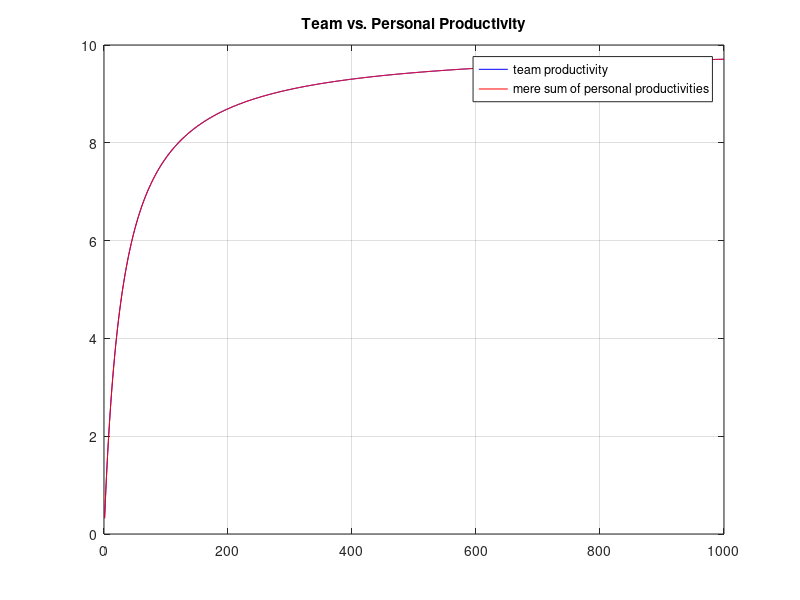
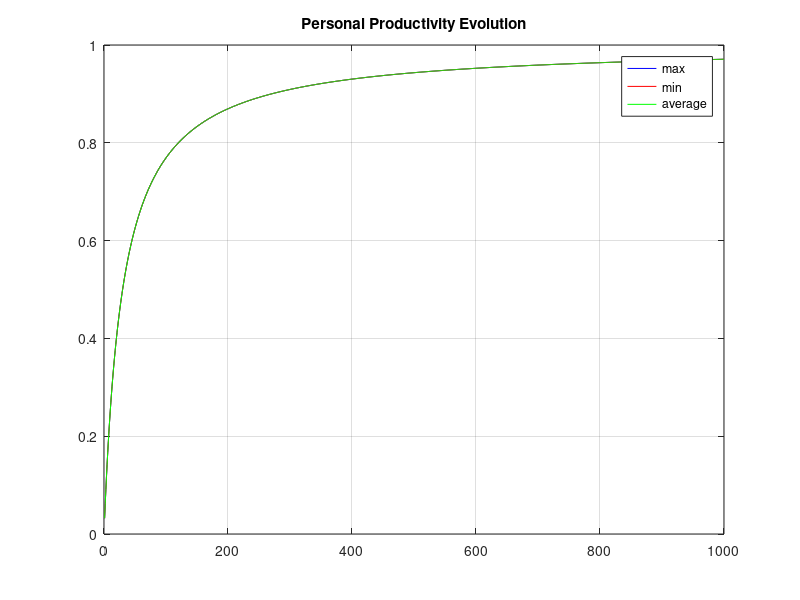

Here is the MATLAB script that generated these plots, in order:
%
% max_pers_prod_i - maximum achievable personal productivity of i-th team member
% pers_prod_i - personal productivity of the i-th team member
% time_i - time current team member is in the team
% learning_time_i - time for the current team member to increase the productivity
%                   to half of their full productivity
% communication_cost_i - productivity lost due to external communication to team member i
% team_size - number of team members
% comm_cost_per_team_member_i - cost of communication per team member
% prod_i - full productivity of a team member achieved in a team
% team_prod - full team productivity
%
% pers_prod_i = max_pers_prod_i * time_i / (time_i + learning_time_i)
% communication_cost_i = comm_cost_per_team_member_i * team_size
% prod_i = (pers_prod_i + sum(pers_prod_i) / team_size) * (1 - communication_cost_i)
% team_prod = sum(prod_i)
%
% Compute average personal productivity, maximum personal productivity and minimal personal productivity

team_size = 10;

max_pers_prod_i = ones(team_size, 1);


time_i = zeros(team_size, 1);
common_learning_time = 30;
learning_time_i = common_learning_time * ones(team_size, 1);

communication_time_share_per_person = 0.05;
comm_cost_per_team_member_i = ones(team_size, 1) * communication_time_share_per_person;
communication_cost_i = comm_cost_per_team_member_i .* team_size;

team_perf_measurements = [];

%TODO: Compute the team productivity until it starts to converge to a constant value
time_range = 1:1000;
for t = time_range

  % Time tick
  time_i = time_i + 1;

  % Personal productivity improves up to a certain limit as the time in the team goes: learning benefits
  pers_prod_i = max_pers_prod_i .* time_i ./ (learning_time_i + time_i);

  % Every team member gets a productivity bonus from the average team performance: team work benefits
  team_prod_bonus = sum(pers_prod_i) / team_size;

  % Full productivity is slightly decreased by communication costs
  full_prod_i = (pers_prod_i + team_prod_bonus) .* max(1 - communication_cost_i, 0);

  %TODO: Scale values in average attainable personal productivities
  %printf("Moment in time %f\n", t);
  team_prod = sum(full_prod_i);
  max_full_prod = max(full_prod_i);
  min_full_prod = min(full_prod_i);
  avg_full_prod = mean(full_prod_i);
  sum_of_pers_prod = sum(pers_prod_i);

  time_i_measurements = [team_prod, max_full_prod, min_full_prod, avg_full_prod, sum_of_pers_prod];
  team_perf_measurements = [team_perf_measurements; time_i_measurements];
end

%TODO: Plot team productivity in average attainable personal productivities as a function of team size?

team_prod = figure(1);
plot(time_range, team_perf_measurements(:, 1), 'b-', team_perf_measurements(:, 5), 'r-');
legend('team productivity','mere sum of personal productivities');
title('Team vs. Personal Productivity');
hold on;
grid on;
print(team_prod,'-dpng','-color','team_prod.png');

personal_prod = figure(2);
plot(time_range, team_perf_measurements(:, 2), 'b-', team_perf_measurements(:, 3), 'r-', team_perf_measurements(:, 4), 'g-');
legend('max', 'min', 'average');
title('Personal Productivity Evolution');
hold on;
grid on;
print(personal_prod,'-dpng','-color','pers_prod.png');